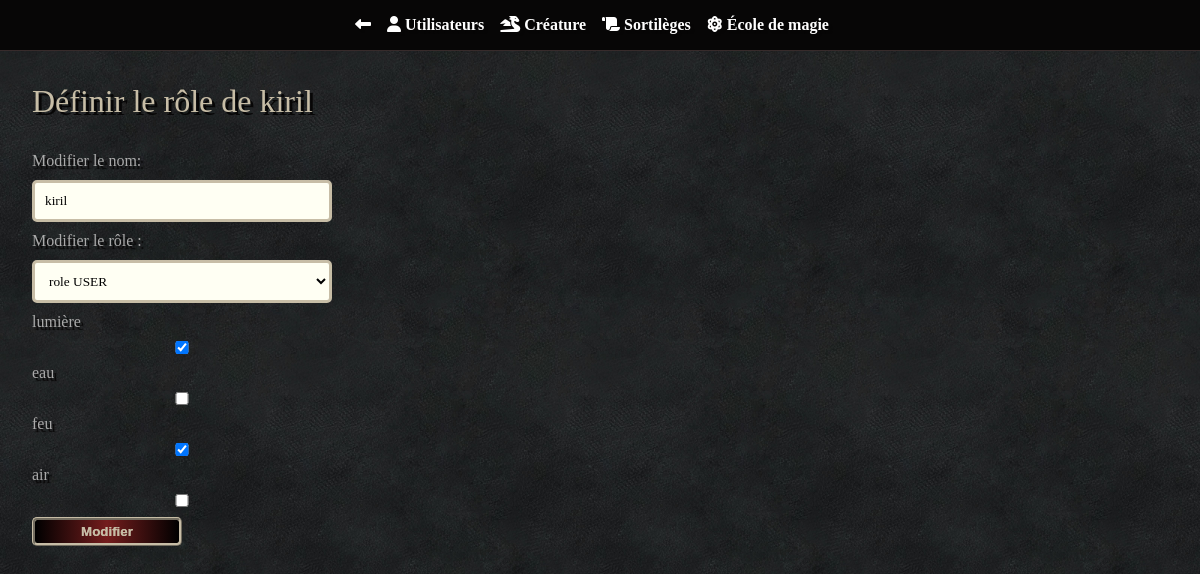
The app's page /admin/usermodify.php?id=7 (signed in) with its own data.
### tables this page shows
CREATE TABLE IF NOT EXISTS `users` (
  `id` int(11) NOT NULL AUTO_INCREMENT,
  `username` varchar(255) NOT NULL,
  `password` varchar(255) NOT NULL,
  `role` varchar(255) NOT NULL,
  PRIMARY KEY (`id`)
);

CREATE TABLE IF NOT EXISTS `ecole` (
  `id` int(11) NOT NULL AUTO_INCREMENT,
  `type` varchar(255) NOT NULL,
  PRIMARY KEY (`id`)
);

### admin/usermodify.php (the view, shortened to what this page needs)
<?php
include_once('../environnement.php');
$requestType = $bdd->query('SELECT *
                        FROM ecole
                        ');
$userId = $_GET['id'];
$rqSelect = $bdd->prepare('SELECT u.username, GROUP_CONCAT(ue.ecole_id) AS element
                             FROM users AS u
                             LEFT JOIN user_ecole AS ue
                             ON u.id = ue.user_id
                             WHERE u.id = ?');
$rqSelect->execute(array($userId));
$value = $rqSelect->fetch();
if($value['element'] != NULL){
    $element = explode(",",$value['element']);
}else{
    $element = [];
}
?>
<!DOCTYPE html>
<html lang="en">
<head>
    <link rel="stylesheet" href="../assets/css/style.css">
    <link rel="stylesheet" href="https://cdnjs.cloudflare.com/ajax/libs/font-awesome/6.2.1/css/all.min.css" />
</head>
<body>
    <?php
    include_once('nav.php');
    ?>
    <main>
        <h1>Définir le rôle de <?= $value['username'] ?></h1>
        <form action="usermodify.php<?= '?id=' . $userId ?>" method="POST">
                <label for="nom">Modifier le nom:</label>
                <input type="text" value="<?= $value['username'] ?>">
                <label for="role">Modifier le rôle :</label>
                <select name="role" id="role">
                    <option value="USER">role USER</option>
                </select>
                <?php while($type=$requestType->fetch()):?>
                <label for="<?= $type['type']?>"><?= $type['type']?></label>
                <input id="<?= $type['type']?>" type="checkbox" name="element[]" value="<?= $type['id']?>"
                <?php
                 if(in_array( $type['id'],$element)) {
                    echo "checked";
                 }
                ?>
                >
                <?php endwhile; ?>
            <button>Modifier</button>
        </form>
    </main>
</body>
</html>

### assets/css/style.css (style rules this page uses)
form { width:300px }
form input,form select { box-sizing:border-box;display:block;width:100%;margin:10px 0;padding:10px;border-radius:5px;border:3px solid #c7bda6;transition:.3s border-color;background-color:#fffff3;font-family:calibri }
form button { appearance:none;-webkit-appearance:none;font-weight:600;border-radius:5px;width:50%;transition:all ease-in-out .3s }
* { margin:0px;padding:0px;list-style:none;text-decoration:none }
body { font-family:calibri;background-color:#706c61;background-image:url("../image/texture.jpg");background-size:300px;color:#aaa;text-shadow:3px 3px 1px #070606 }
h1,h2,h3 { font-family:"Old Fenris";margin-bottom:1em;color:#c7bda6;text-shadow:3px 3px #070606;font-weight:200 }
main { padding:2em }
.btn,button { color:#c7bda6;padding:4px 7px;background:linear-gradient(90deg, rgb(0, 0, 0) 0%, rgb(116, 29, 29) 50%, rgb(0, 0, 0) 100%);border:3px ridge #c7bda6;border-radius:3px;display:inline-block;text-shadow:0px 0px 0px;transition:all .5s ease-in-out }

### records on screen
users: username "kiril"
ecole: type "lumière", id "☑"
ecole: type "eau"
ecole: type "feu", id "☑"
ecole: type "air"
